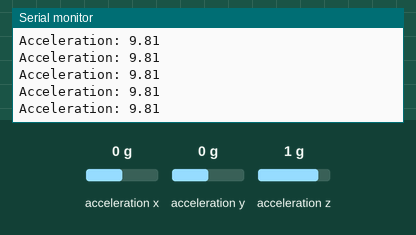
This sketch was run on a simulated Arduino Uno, built with avr-gcc and run on an emulated ATmega328P. Shown: the last lines printed to the serial monitor. The inputs (shaded band) are chosen by the test bench; at power-on: acceleration x 0 g, acceleration y 0 g, acceleration z 1 g. Storage starts empty; the audio player accepts every command and is not drawn.

Above: at 1.2 s.
1.3 s: acceleration x set to -1.4 g
At 1.33 s:
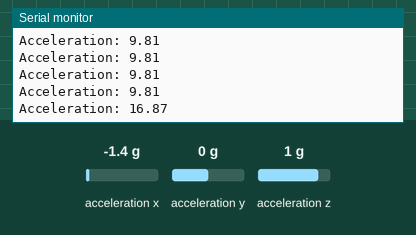
2.8 s: acceleration y set to -1.4 g
At 2.83 s:
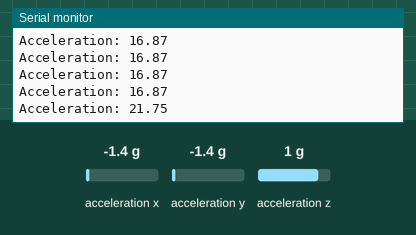
5.8 s: acceleration z set to -1.4 g
At 6.2 s:
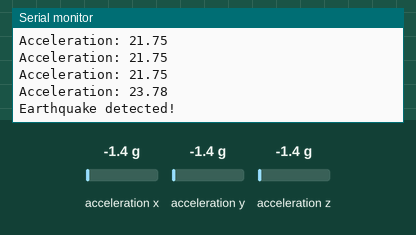
Timing chart, 0 to 8.8 s (numbered marks = the images above; inputs shaded):
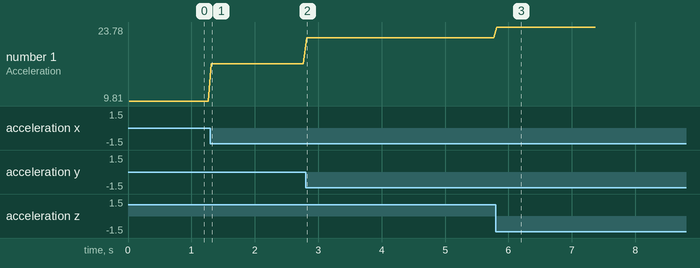

The sketch:

sketch_may24a.ino
```cpp
#include <Wire.h>
#include <Adafruit_Sensor.h>
#include <Adafruit_ADXL345_U.h>
#include <SD.h>
#include <SPI.h>
#include <TMRpcm.h>

#define ADXL345_ADDRESS (0x53)
#define SD_ChipSelectPin 4
#define SPEAKER_PIN 9

Adafruit_ADXL345_Unified accel = Adafruit_ADXL345_Unified(12345);
TMRpcm tmrpcm;

int motionCounter = 0;
unsigned long lastMotionTime = 0;
unsigned long lastMotionDetectedTime = 0;
const unsigned long motionTimeout = 10000; // 10 seconds
const unsigned long referenceDuration = 5000; // 5 seconds

bool isStable = false;
float referencePosition = 0.0;
float highestValue = -INFINITY; // Initialize to negative infinity
float lowestValue = INFINITY; // Initialize to positive infinity
unsigned long referenceStartTime = 0;

void setup(void) {
  Serial.begin(9600);

  // Initialize the accelerometer
  if (!accel.begin()) {
    Serial.println("Could not find a valid ADXL345 sensor, check wiring!");
    while (1);
  }
  accel.setRange(ADXL345_RANGE_16_G);

  // Initialize the SD card
  if (!SD.begin(SD_ChipSelectPin)) {
    Serial.println("SD card initialization failed!");
    return;
  }

  // Set up the speaker pin for TMRpcm
  tmrpcm.speakerPin = SPEAKER_PIN;

  // Optional: Set the initial volume
  tmrpcm.setVolume(5);
}

void loop(void) {
  sensors_event_t event;
  accel.getEvent(&event);

  // Calculate the magnitude of the acceleration vector
  float acceleration = sqrt(event.acceleration.x * event.acceleration.x +
                            event.acceleration.y * event.acceleration.y +
                            event.acceleration.z * event.acceleration.z);

  Serial.print("Acceleration: ");
  Serial.println(acceleration, 2);

  unsigned long currentTime = millis();

  // Check for reference position setting
  if (!isStable && currentTime - referenceStartTime < referenceDuration) {
    // Update highest and lowest values
    if (acceleration > highestValue) {
      highestValue = acceleration;
    }
    if (acceleration < lowestValue) {
      lowestValue = acceleration;
    }
  } else if (!isStable) {
    // Reference position setting complete
    isStable = true;
    referencePosition = (highestValue + lowestValue) / 2.0; // Set reference position as the average of highest and lowest
    Serial.print("Reference Position: ");
    Serial.println(referencePosition);
  }

  // Once stable, perform earthquake detection
  if (isStable) {
    // Check if 10 seconds have passed since the last motion detection

    // Check if motion detected
    if ((acceleration > highestValue + 0.02 && acceleration < highestValue + 0.5) ||
        (acceleration < lowestValue - 0.5 && acceleration > lowestValue - 0.1)) {
       motionCounter++;
       Serial.println("Motion detected!");

      if (motionCounter = 2) {
        Serial.println("Motion detected 3 times in a row!");
        // Play the earthquake audio file
        tmrpcm.play((char*)"modt.wav");
        // Reset the counter after detecting an earthquake
        motionCounter = 0;
        // Delay to avoid continuous triggering
        delay(1500); // This delay can be adjusted or removed based on your requirements
      }
    } else if (acceleration > highestValue + 0.20 || acceleration < lowestValue - 0.2) {
      Serial.println("Earthquake detected!");
      // Play the earthquake audio file
      tmrpcm.play((char*)"erdt.wav");
      // Reset the counter if an earthquake is detected
      motionCounter = 0;
      // Delay to avoid continuous triggering
      delay(1500); // This delay can be adjusted or removed based on your requirements
    }
  }

  delay(50); // Adjust delay as needed
}
```

Measured:
- after the input at 1.3 s, the serial monitor: prints a new line at once (image 1)
- after the input at 2.8 s, the serial monitor: prints a new line at once (image 2)
- after the input at 5.8 s, the serial monitor: prints a new line at once (image 3)
- plotted number 1: 9.81 → 16.87 after the input at 1.3 s, 16.87 → 21.75 after the input at 2.8 s, 21.75 → 23.78 after the input at 5.8 s
